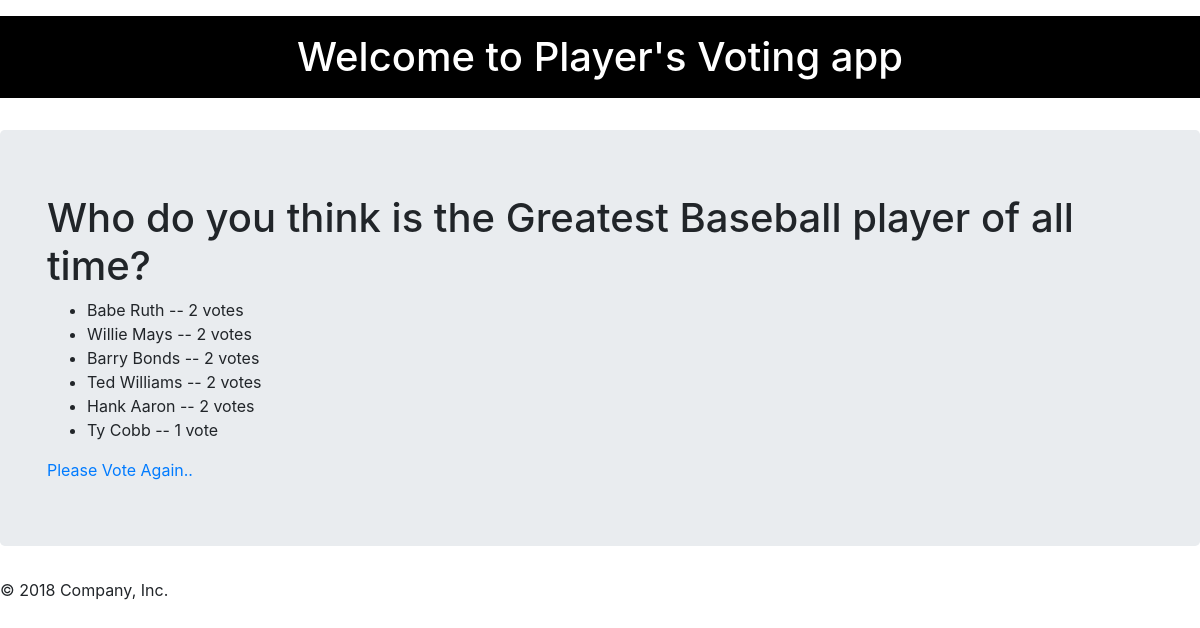
The page /polls/7/results on the database its author committed.
### polls/models.py (models this page shows, shortened)
class Question(models.Model):
    question_text = models.CharField(max_length = 200)
    pub_date = models.DateTimeField('date published')

class Choice(models.Model):
    choice_text = models.CharField(max_length = 200)
    votes = models.IntegerField(default = 0)
    question = models.ForeignKey(Question, on_delete=models.CASCADE)

### polls/views.py (the view)
# urls.py: url(r'^(?P<question_id>[0-9]+)/results$', views.results, name="results"),
def results(request, question_id):
    question = get_object_or_404(Question, pk=question_id)
    return render(request, 'polls/results.html', {'question':question})

### polls/templates/polls/results.html
{% extends 'polls/base.html' %}
{% block main_content %}
<h1> {{question.question_text}}</h1>
<ul>
    {% for choice in question.choice_set.all %}
        <li> {{choice.choice_text}} -- {{choice.votes}} vote{{ choice.votes|pluralize}}</li>
    {% endfor %}
</ul>
<a href = "{% url 'polls:detail' question.id %}">Please Vote Again..</a>
{% endblock %}

### polls/static/polls/style.css (style rules this page uses)
body { background: url("https://image.shutterstock.com/image-photo/white-background-paper-show-patterns-260nw-255421642.jpg") no-repeat; background-size: cover !important; background-size: 100% 100%; }

### rows shown on the page
Question: question_text "Who do you think is the Greatest Baseball player of all time?"
Choice: choice_text "Babe Ruth", votes "2"
Choice: choice_text "Willie Mays", votes "2"
Choice: choice_text "Barry Bonds", votes "2"
Choice: choice_text "Ted Williams", votes "2"
Choice: choice_text "Hank Aaron", votes "2"
Choice: choice_text "Ty Cobb", votes "1"
